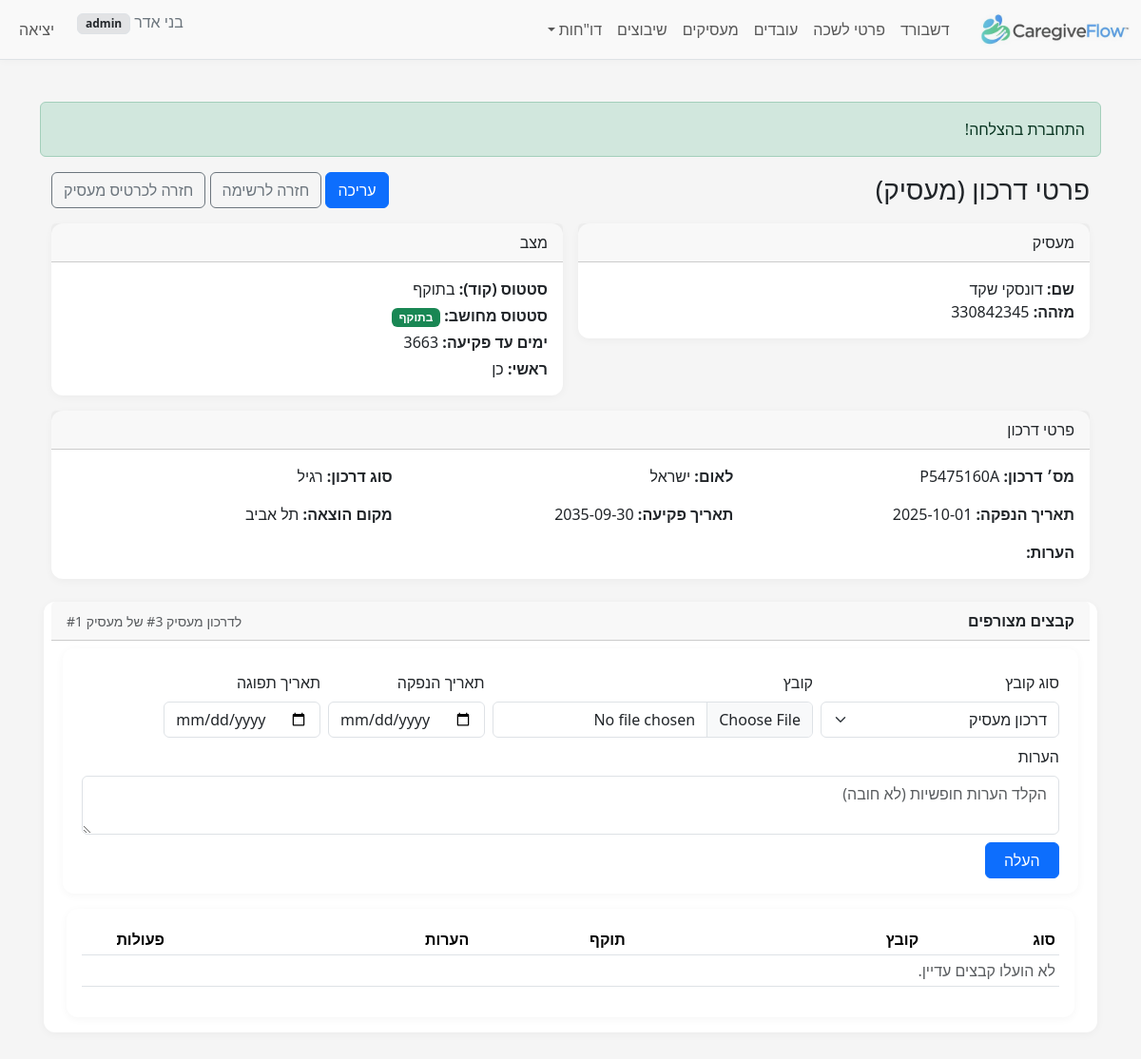
The page /index.php?r=employer_passports/view&id=3&employer_id=1 (signed in) on the database its author committed.
### tables this page shows
CREATE TABLE `employers` (
  `id` bigint(20) UNSIGNED NOT NULL,
  `id_type_code` tinyint(3) UNSIGNED NOT NULL,
  `id_number` varchar(20) NOT NULL,
  `passport_number` varchar(20) DEFAULT NULL,
  `last_name` varchar(60) NOT NULL,
  `first_name` varchar(60) NOT NULL,
  `gender_code` tinyint(3) UNSIGNED DEFAULT NULL COMMENT 'Employer gender (1=male,2=female per BAFI)',
  `phone` varchar(10) DEFAULT NULL,
  `phone_prefix_il` varchar(4) DEFAULT NULL,
  `phone_number_il` varchar(10) DEFAULT NULL,
  `phone_alt` varchar(30) DEFAULT NULL,
  `email` varchar(120) DEFAULT NULL,
  `birth_date` date DEFAULT NULL,
  `birth_year` smallint(5) UNSIGNED DEFAULT NULL COMMENT 'Employer birth year (yyyy)',
  `city_code` int(10) UNSIGNED DEFAULT NULL,
  `city_name_he` varchar(120) DEFAULT NULL,
  `street_code` int(10) UNSIGNED DEFAULT NULL,
  `street_name_he` varchar(120) DEFAULT NULL,
  `foreign_country_code` int(10) UNSIGNED DEFAULT NULL COMMENT 'MoI country numeric code for foreign employer',
  `house_no` varchar(10) DEFAULT NULL,
  `apartment` varchar(10) DEFAULT NULL,
  `zipcode` varchar(10) DEFAULT NULL,
  `notes` text DEFAULT NULL,
  `created_at` timestamp NOT NULL DEFAULT current_timestamp(),
  `updated_at` timestamp NULL DEFAULT current_timestamp() ON UPDATE current_timestamp(),
  `company_name` varchar(150) DEFAULT NULL,
  `contact_email` varchar(120) DEFAULT NULL,
  `contact_name` varchar(120) DEFAULT NULL,
  `contact_phone` varchar(30) DEFAULT NULL
);

CREATE TABLE `employer_passports` (
  `id` bigint(20) UNSIGNED NOT NULL,
  `employer_id` bigint(20) UNSIGNED NOT NULL,
  `passport_number` varchar(60) NOT NULL,
  `issuing_country_code` char(2) NOT NULL,
  `passport_type_code` tinyint(3) UNSIGNED DEFAULT NULL,
  `country_code` int(10) UNSIGNED DEFAULT NULL,
  `issue_date` date DEFAULT NULL,
  `expiry_date` date DEFAULT NULL,
  `is_primary` tinyint(1) NOT NULL DEFAULT 0,
  `issue_place` varchar(120) DEFAULT NULL,
  `status_code` tinyint(3) UNSIGNED DEFAULT NULL,
  `notes` text DEFAULT NULL,
  `created_at` timestamp NULL DEFAULT current_timestamp(),
  `updated_at` timestamp NULL DEFAULT current_timestamp() ON UPDATE current_timestamp()
);

### src/controllers/EmployerPassportsController.php (called while the page is built, shortened)
<?php
require_once __DIR__ . '/../models/EmployerPassport.php';
require_once __DIR__ . '/../models/EmployerDocument.php';
require_once __DIR__ . '/../services/EmployerPassportService.php';
class EmployerPassportsController
{
    public static function view(PDO $pdo)
    {
        $m = new EmployerPassport($pdo);
        $id = (int)($_GET['id'] ?? 0);
        $item = $m->find($id);
        $docModel  = new EmployerDocument($pdo);
        $documents = $docModel->listFor((int)$item['employer_id'], 'employer_passports', (int)$item['id']);
        $emp = self::employer_brief($pdo, (int)$item['employer_id']);
        $status_name = self::status_codes($pdo)[$item['status_code']] ?? null;
        $type_name   = $item['passport_type_code'] !== null ? (self::type_codes($pdo)[$item['passport_type_code']] ?? null) : null;
        $country_name = $item['country_code'] !== null ? (self::country_codes($pdo)[$item['country_code']] ?? null) : null;
        $derived_status_code = EmployerPassportService::derivedStatusCode($item['status_code'] ?? null, $item['expiry_date'] ?? null);
        $days_left = EmployerPassportService::daysUntilExpiry($item['expiry_date'] ?? null);
        require __DIR__.'/../../views/employer_passports/view.php';
    }
    private static function status_codes(PDO $pdo): array
    {
        $rows = $pdo->query("SELECT passport_status_code AS code, name_he FROM passport_status_codes ORDER BY code")
                    ->fetchAll(PDO::FETCH_ASSOC);
        $out = []; foreach ($rows as $r) { $out[(int)$r['code']] = $r['name_he']; } return $out;
    }
    private static function type_codes(PDO $pdo): array
    {
        $rows = $pdo->query("SELECT passport_type_code AS code, name_he FROM passport_type_codes ORDER BY code")
                    ->fetchAll(PDO::FETCH_ASSOC);
        $out = []; foreach ($rows as $r) { $out[(int)$r['code']] = $r['name_he']; } return $out;
    }
    private static function country_codes(PDO $pdo): array
    {
        $rows = $pdo->query("SELECT country_code AS code, name_he FROM countries ORDER BY name_he")
                    ->fetchAll(PDO::FETCH_ASSOC);
        $out = []; foreach ($rows as $r) { $out[(int)$r['code']] = $r['name_he']; } return $out;
    }
    private static function employer_brief(PDO $pdo, int $id): ?array
    {
        $stmt = $pdo->prepare("SELECT id, first_name, last_name, id_number, passport_number FROM employers WHERE id = :id");
        $stmt->execute([':id' => $id]);
        $row = $stmt->fetch(PDO::FETCH_ASSOC);
        return $row ?: null;
    }
}

### public/index.php (called while the page is built, shortened)
<?php
require __DIR__ . '/../src/helpers.php';
$pdo = db();
$route = $_GET['r'] ?? 'dashboard/index';
[$ctrl, $action] = array_pad(explode('/', $route, 2), 2, 'index');
$action = strtok($action, '&?');
$action = preg_replace('/[^A-Za-z0-9_]/', '', $action);
$controllerClass = preg_replace('/[^A-Za-z0-9]/', '', ucwords(str_replace(['_', '-'], ' ', $ctrl))) . 'Controller';
call_user_func([$controllerClass, $action], $pdo);

### src/models/EmployerPassport.php (called while the page is built, shortened)
<?php
class EmployerPassport
{
    private $pdo;
    public function __construct(PDO $pdo)
    {
        $this->pdo = $pdo;
    }
    public function find(int $id): ?array
    {
        $stmt = $this->pdo->prepare("SELECT * FROM employer_passports WHERE id = :id");
        $stmt->execute([':id' => $id]);
        $row = $stmt->fetch(PDO::FETCH_ASSOC);
        return $row ?: null;
    }
}

### src/helpers.php (called while the page is built, shortened)
<?php
function e($str): string { return htmlspecialchars((string)$str, ENT_QUOTES | ENT_SUBSTITUTE, 'UTF-8'); }

### src/services/EmployerPassportService.php (called while the page is built, shortened)
<?php
class EmployerPassportService
{
    public static function derivedStatusCode($status_code, ?string $expiry_date)
    {
        return is_numeric($status_code) ? (int)$status_code : null;
    }
    public static function daysUntilExpiry(?string $expiry_date): ?int
    {
        $d = (new DateTime($expiry_date))->setTime(0,0,0);
        $t = (new DateTime('today'))->setTime(0,0,0);
        return (int)$t->diff($d)->format('%r%a');
    }
}

### src/models/EmployerDocument.php (called while the page is built, shortened)
<?php
class EmployerDocument
{
    private $pdo;
    public function __construct(PDO $pdo)
    {
        $this->pdo = $pdo;
    }
    public function listFor(int $employerId, string $relatedTable, int $relatedId): array
    {
        $st = $this->pdo->prepare("SELECT *
                                     FROM employee_documents
                                    WHERE employee_id = :oid
                                      AND related_table = :rt
                                      AND related_id = :rid
                                    ORDER BY created_at DESC, id DESC");
        $st->execute([
            ':oid' => $employerId,
            ':rt'  => $relatedTable,
            ':rid' => $relatedId,
        ]);
        return $st->fetchAll(PDO::FETCH_ASSOC) ?: [];
    }
}
?>

### views/employer_passports/view.php (the view, shortened to what this page needs)
<?php require __DIR__ . '/../layout/header.php'; ?>
<div class="container" dir="rtl">
    <div class="d-flex justify-content-between align-items-center mb-3">
        <h3 class="m-0">פרטי דרכון (מעסיק)</h3>
        <div>
            <a class="btn btn-primary" href="?r=employer_passports/edit&id=<?= e($item['id']) ?>">עריכה</a>
            <a class="btn btn-outline-secondary" href="?r=employer_passports/index&employer_id=<?= e($_GET['employer_id']) ?>">חזרה לרשימה</a>
            <a class="btn btn-outline-secondary" href="?r=employers/show&id=<?= e($emp['id']) ?>">חזרה לכרטיס מעסיק</a>
        </div>
    </div>
    <div class="row g-3">
        <div class="col-md-6">
            <div class="card">
                <div class="card-header">מעסיק</div>
                <div class="card-body">
                    <?php if ($emp): ?>
                        <div><strong>שם:</strong> <?= e($emp['last_name'].' '.$emp['first_name']) ?></div>
                        <div><strong>מזהה:</strong> <?= e($emp['id_number'] ?? $emp['passport_number'] ?? '') ?></div>
                    <?php else: ?>
                        <div class="text-muted">—</div>
                    <?php endif; ?>
                </div>
            </div>
        </div>
        <div class="col-md-6">
            <div class="card">
                <div class="card-header">מצב</div>
                <div class="card-body">
                    <div class="mb-1"><strong>סטטוס (קוד):</strong> <?= e($status_name ?? '—') ?></div>
                    <div class="mb-1"><strong>סטטוס מחושב:</strong>
                        <?php if ($derived_status_code === 'expired'): ?>
                            <span class="badge bg-danger">פג</span>
                        <?php else: ?>
                            <span class="badge bg-success">בתוקף</span>
                        <?php endif; ?>
                    </div>
                    <div class="mb-1"><strong>ימים עד פקיעה:</strong>
                        <?php if (is_null($days_left)): ?>—
                        <?php elseif ($days_left < 0): ?><span class="text-danger"><?= e($days_left) ?></span>
                        <?php elseif ($days_left <= 30): ?><span class="text-warning"><?= e($days_left) ?></span>
                        <?php else: ?><?= e($days_left) ?>
                        <?php endif; ?>
                    </div>
                    <div class="mb-0"><strong>ראשי:</strong> <?= !empty($item['is_primary']) ? 'כן' : 'לא' ?></div>
                </div>
            </div>
        </div>
        <div class="col-12">
            <div class="card">
                <div class="card-header">פרטי דרכון</div>
                <div class="card-body">
                    <div class="row g-3">
                        <div class="col-md-4"><strong>מס׳ דרכון:</strong> <?= e($item['passport_number'] ?? '') ?></div>
                        <div class="col-md-4"><strong>לאום:</strong> <?= e($country_name ?? '') ?></div>
                        <div class="col-md-4"><strong>סוג דרכון:</strong> <?= e($type_name ?? '') ?></div>
                        <div class="col-md-4"><strong>תאריך הנפקה:</strong> <?= e($item['issue_date'] ?? '') ?></div>
                        <div class="col-md-4"><strong>תאריך פקיעה:</strong> <?= e($item['expiry_date'] ?? '') ?></div>
                        <div class="col-md-4"><strong>מקום הוצאה:</strong> <?= e($item['issue_place'] ?? '') ?></div>
                        <div class="col-12"><strong>הערות:</strong><br><?= nl2br(e($item['notes'] ?? '')) ?></div>
                    </div>
                </div>
            </div>
        </div>
        <?php require __DIR__ . '/_documents.php'; ?>
    </div>
</div>
<?php require __DIR__ . '/../layout/footer.php'; ?>

### views/employer_passports/_documents.php (shortened to what this page needs)
<div class="card mt-4">
  <div class="card-header d-flex justify-content-between align-items-center">
    <strong>קבצים מצורפים</strong>
    <small class="text-muted">לדרכון מעסיק #<?= e($item['id']) ?> של מעסיק #<?= e($item['employer_id']) ?></small>
  </div>
  <div class="card-body">
    <form method="post" enctype="multipart/form-data" class="row gy-2 gx-2 align-items-end" action="?r=employer_passports/upload_document">
      <div class="col-md-3">
        <label class="form-label">סוג קובץ</label>
        <select name="doc_type" class="form-select">
          <option value="employer_passport" selected>דרכון מעסיק</option>
        </select>
      </div>
      <div class="col-md-4">
        <label class="form-label">קובץ</label>
        <input type="file" name="file" class="form-control" accept=".pdf,.jpg,.jpeg,.png,.gif,.webp" required>
      </div>
      <div class="col-md-2">
        <label class="form-label">תאריך הנפקה</label>
        <input type="date" name="issued_at" class="form-control">
      </div>
      <div class="col-md-2">
        <label class="form-label">תאריך תפוגה</label>
        <input type="date" name="expires_at" class="form-control">
      </div>
      <div class="col-12">
        <label class="form-label">הערות</label>
        <textarea name="notes" class="form-control" rows="2" placeholder="הקלד הערות חופשיות (לא חובה)"></textarea>
      </div>
      <div class="col-md-1 d-grid">
        <button class="btn btn-primary">העלה</button>
      </div>
    </form>
    <div class="table-responsive mt-3">
      <table class="table table-sm align-middle">
        <thead>
          <tr>
            <th style="width:14%">סוג</th>
            <th>קובץ</th>
            <th style="width:16%">תוקף</th>
            <th style="width:28%">הערות</th>
            <th style="width:12%" class="text-center">פעולות</th>
          </tr>
        </thead>
        <tbody>
        <?php if (!$documents): ?>
          <tr><td colspan="5" class="text-muted">לא הועלו קבצים עדיין.</td></tr>
        <?php else: foreach ($documents as $d): ?>
          <tr>
            <td><?= e($docTypes[$d['doc_type']] ?? $d['doc_type']) ?></td>
            <td>
              <?php if (!empty($d['file_path'])): ?>
                <a href="<?= e($d['file_path']) ?>" target="_blank">פתח</a>
                <div class="small text-muted"><?= e(basename($d['file_path'])) ?></div>
              <?php endif; ?>
            </td>
            <td>
              <?php if ($d['issued_at'] || $d['expires_at']): ?>
                <div class="small">הנפקה: <?= e($d['issued_at'] ?? '—') ?></div>
                <div class="small">תפוגה: <?= e($d['expires_at'] ?? '—') ?></div>
              <?php else: ?>
                —
              <?php endif; ?>
            </td>
            <td><?= nl2br(e($d['notes'] ?? '')) ?></td>
            <td class="text-center">
              <form method="post" action="?r=employer_passports/delete_document" onsubmit="return confirm('למחוק את הקובץ?');">
                <?php if (function_exists('csrf_field')) csrf_field(); ?>
                <input type="hidden" name="doc_id" value="<?= e($d['id']) ?>">
                <input type="hidden" name="passport_id" value="<?= e($item['id']) ?>">
                <button class="btn btn-sm btn-outline-danger">מחיקה</button>
              </form>
            </td>
          </tr>
        <?php endforeach; endif; ?>
        </tbody>
      </table>
    </div>
  </div>
</div>

### public/assets/css/style.css (style rules this page uses)
body { background-color: #f5f5f5; color: #212529; }
.table-responsive { background: #fff; padding: 1rem; border-radius: .75rem; box-shadow: 0 2px 10px rgba(0,0,0,.04); }
main.container form { background: #fff; padding: 1rem; border-radius: .75rem; box-shadow: 0 2px 10px rgba(0,0,0,.04); }
.card { border: 0; box-shadow: 0 2px 10px rgba(0,0,0,.04); border-radius: .75rem; }

### rows shown on the page
employers: last_name+first_name "דונסקי שקד", id_number "330842345"
employer_passports: expiry_date "3663", passport_number "P5475160A", issue_date "2025-10-01", expiry_date "2035-09-30", issue_place "תל אביב", id "3", employer "1"

### other values the page prints
$u['display_name'] "בני אדר"
$u['role'] "admin"
$f['msg'] "התחברת בהצלחה!"
$status_name "בתוקף"
$country_name "ישראל"
$type_name "רגיל"
